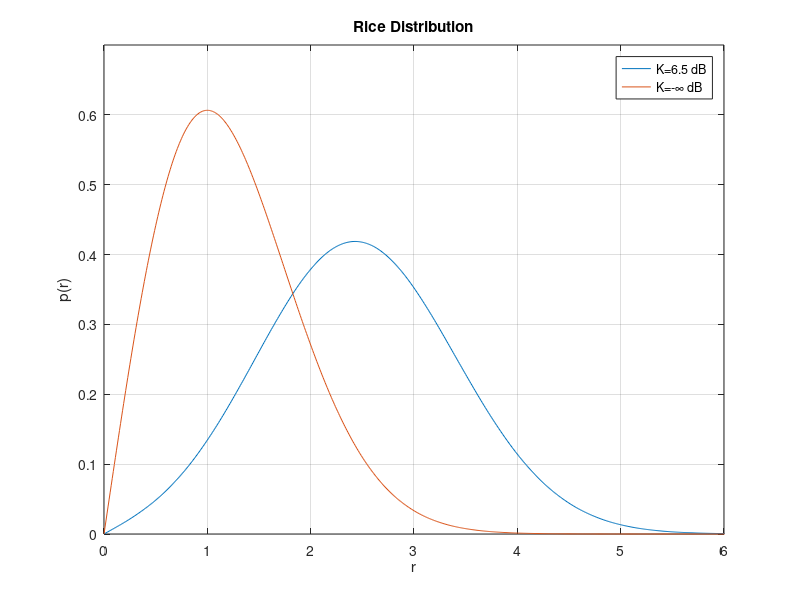

Source code (MATLAB):
%% The lognormal distribution
% Copyright 2007 Telecommunications Lab
% $Revision: 1.0 $ $Date: 2007/06/21 12:45:07 $
sigma = 1;
mu1 = 1;
mu2 = 2;

s=sqrt(mu1.^2 + mu2.^2);

amp_dB = -20:0.5:6;

r=0:0.01:7;
p = (r/sigma.^2).*(exp(-(r.^2 + s.^2)/(2.* sigma^2))).* besseli(0,((r.*s)/sigma.^2));

p1 = (r/sigma.^2 ).* exp(-(r.^2/(2.*sigma.^2)));


plot(r, p, r, p1);
title('Rice Distribution')
xlabel('r')
axis([0 6 0 0.7])
ylabel('p(r)')
legend('K=6.5 dB', 'K=-\infty dB');
grid on;
